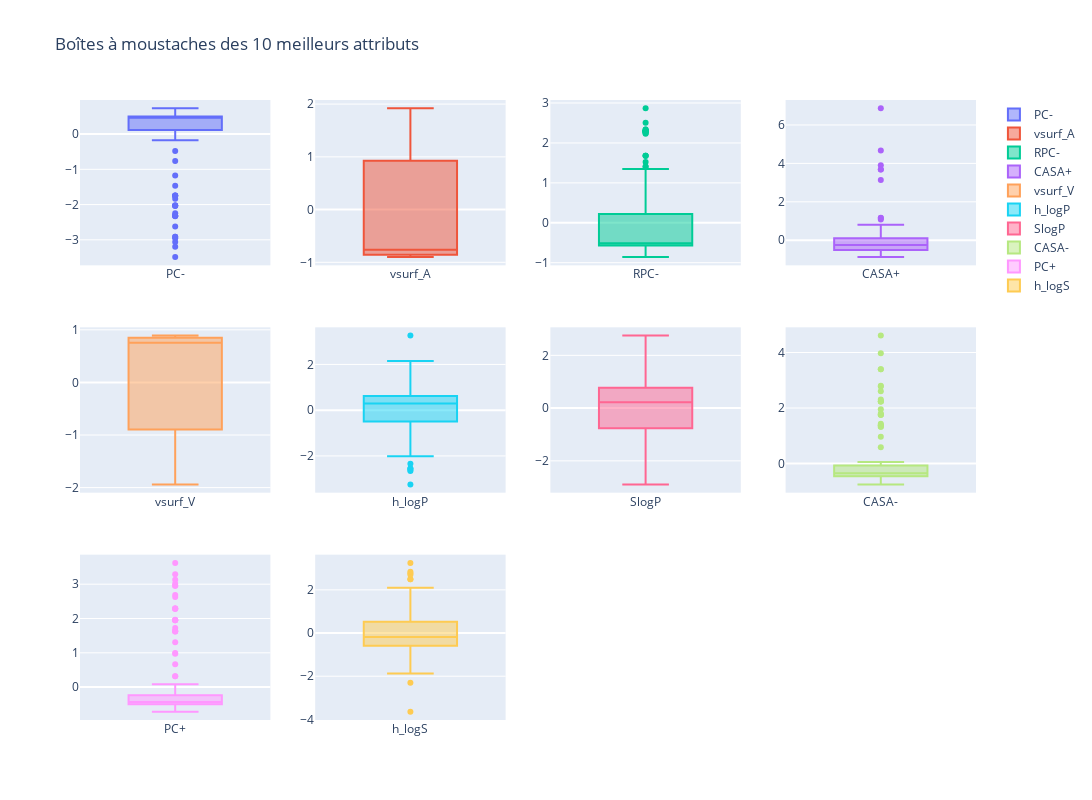

Here is the notebook cell this chart was saved with:
### Code cell
# Subplots
fig = make_subplots(rows=3, cols=4)

for i, attribute in enumerate(best_attributes):
    fig.add_trace(go.Box(y=data_best_X[attribute], name=attribute), row=i//4+1, col=i%4+1)

fig.update_layout(height=800, width=1200, title_text="Boîtes à moustaches des 10 meilleurs attributs")

fig.show()

### Figure 1 — Plotly figure (JSON) as saved in the notebook; plotly's stock layout.template omitted (floating-point values rounded to 4 significant figures; data arrays with more than 128 entries replaced by an {"elided": "..."} marker saying what was removed)
{"data": [{"name": "PC-", "type": "box", "xaxis": "x", "y": {"elided": "154 float values"}, "yaxis": "y"}, {"name": "vsurf_A", "type": "box", "xaxis": "x2", "y": {"elided": "154 float values"}, "yaxis": "y2"}, {"name": "RPC-", "type": "box", "xaxis": "x3", "y": {"elided": "154 float values"}, "yaxis": "y3"}, {"name": "CASA+", "type": "box", "xaxis": "x4", "y": {"elided": "154 float values"}, "yaxis": "y4"}, {"name": "vsurf_V", "type": "box", "xaxis": "x5", "y": {"elided": "154 float values"}, "yaxis": "y5"}, {"name": "h_logP", "type": "box", "xaxis": "x6", "y": {"elided": "154 float values"}, "yaxis": "y6"}, {"name": "SlogP", "type": "box", "xaxis": "x7", "y": {"elided": "154 float values"}, "yaxis": "y7"}, {"name": "CASA-", "type": "box", "xaxis": "x8", "y": {"elided": "154 float values"}, "yaxis": "y8"}, {"name": "PC+", "type": "box", "xaxis": "x9", "y": {"elided": "154 float values"}, "yaxis": "y9"}, {"name": "h_logS", "type": "box", "xaxis": "x10", "y": {"elided": "154 float values"}, "yaxis": "y10"}], "layout": {"height": 800, "title": {"text": "Boîtes à moustaches des 10 meilleurs attributs"}, "width": 1200, "xaxis": {"anchor": "y", "domain": [0, 0.2125]}, "xaxis10": {"anchor": "y10", "domain": [0.2625, 0.475]}, "xaxis11": {"anchor": "y11", "domain": [0.525, 0.7375]}, "xaxis12": {"anchor": "y12", "domain": [0.7875, 1]}, "xaxis2": {"anchor": "y2", "domain": [0.2625, 0.475]}, "xaxis3": {"anchor": "y3", "domain": [0.525, 0.7375]}, "xaxis4": {"anchor": "y4", "domain": [0.7875, 1]}, "xaxis5": {"anchor": "y5", "domain": [0, 0.2125]}, "xaxis6": {"anchor": "y6", "domain": [0.2625, 0.475]}, "xaxis7": {"anchor": "y7", "domain": [0.525, 0.7375]}, "xaxis8": {"anchor": "y8", "domain": [0.7875, 1]}, "xaxis9": {"anchor": "y9", "domain": [0, 0.2125]}, "yaxis": {"anchor": "x", "domain": [0.7333, 1]}, "yaxis10": {"anchor": "x10", "domain": [0, 0.2667]}, "yaxis11": {"anchor": "x11", "domain": [0, 0.2667]}, "yaxis12": {"anchor": "x12", "domain": [0, 0.2667]}, "yaxis2": {"anchor": "x2", "domain": [0.7333, 1]}, "yaxis3": {"anchor": "x3", "domain": [0.7333, 1]}, "yaxis4": {"anchor": "x4", "domain": [0.7333, 1]}, "yaxis5": {"anchor": "x5", "domain": [0.3667, 0.6333]}, "yaxis6": {"anchor": "x6", "domain": [0.3667, 0.6333]}, "yaxis7": {"anchor": "x7", "domain": [0.3667, 0.6333]}, "yaxis8": {"anchor": "x8", "domain": [0.3667, 0.6333]}, "yaxis9": {"anchor": "x9", "domain": [0, 0.2667]}}}
